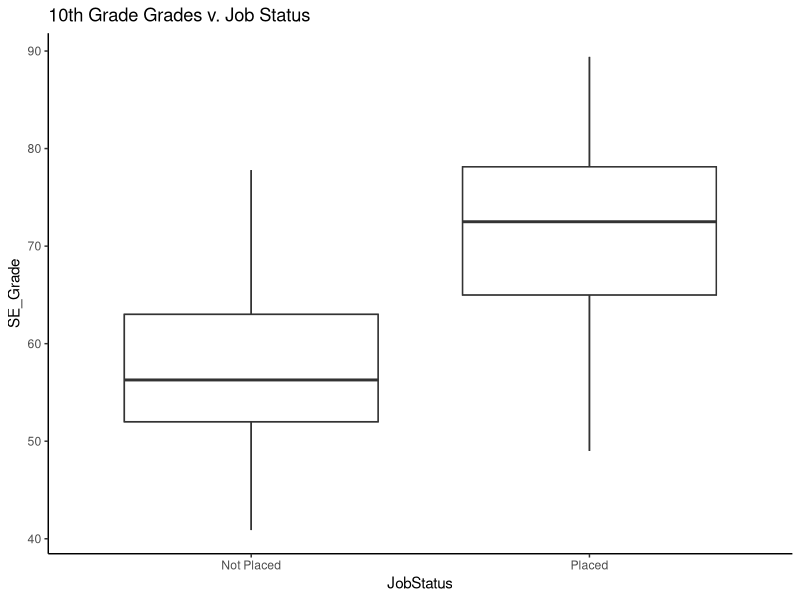
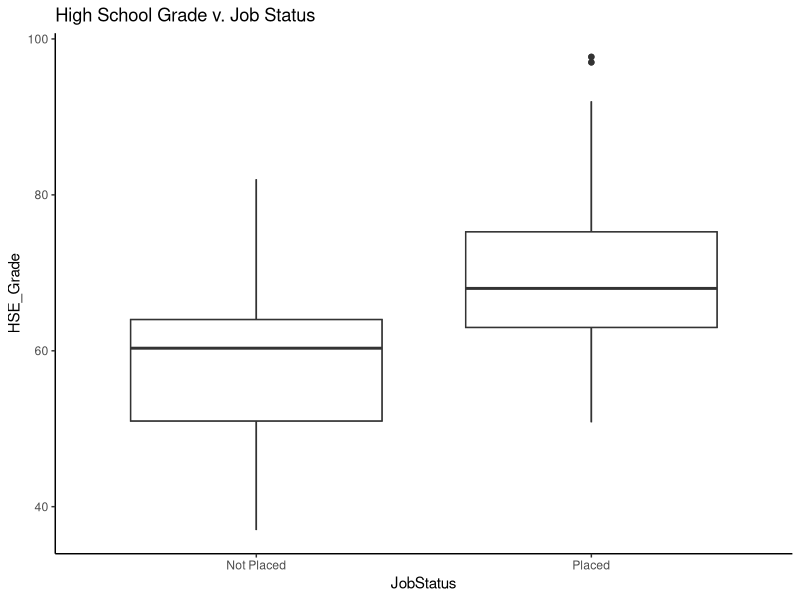
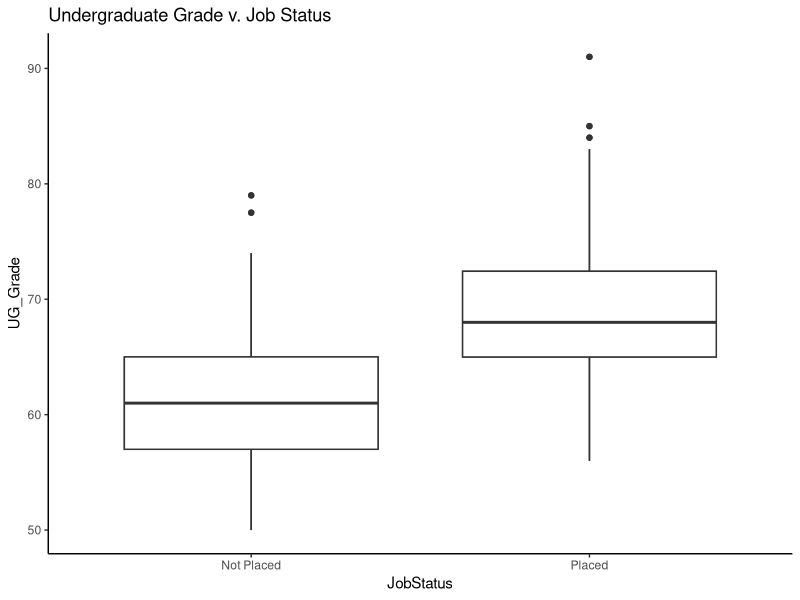
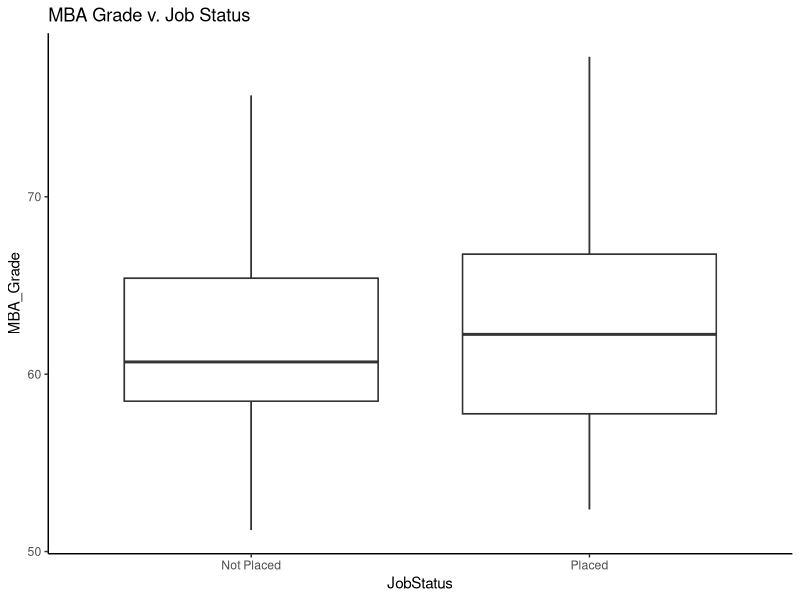
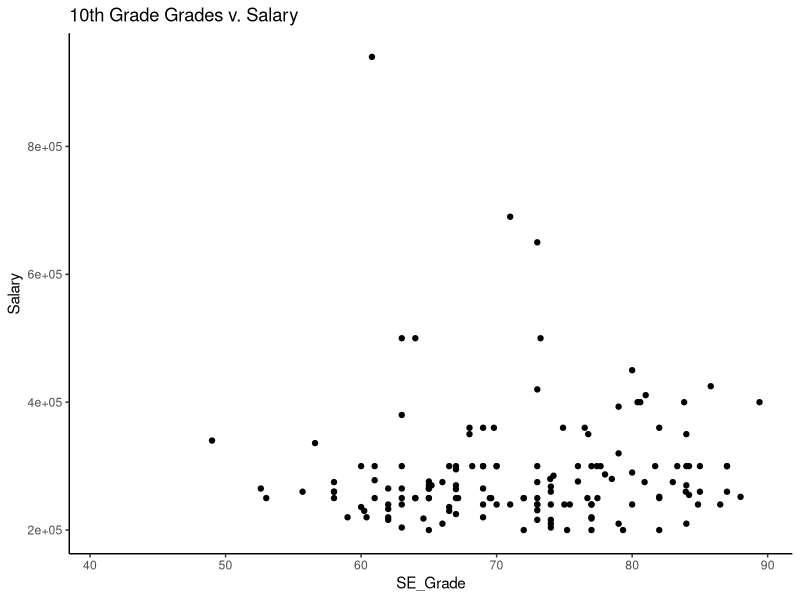
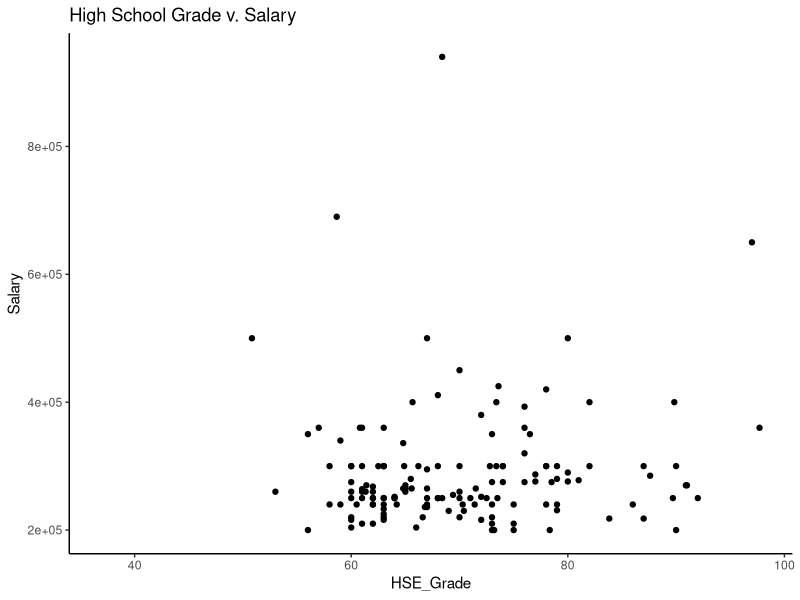
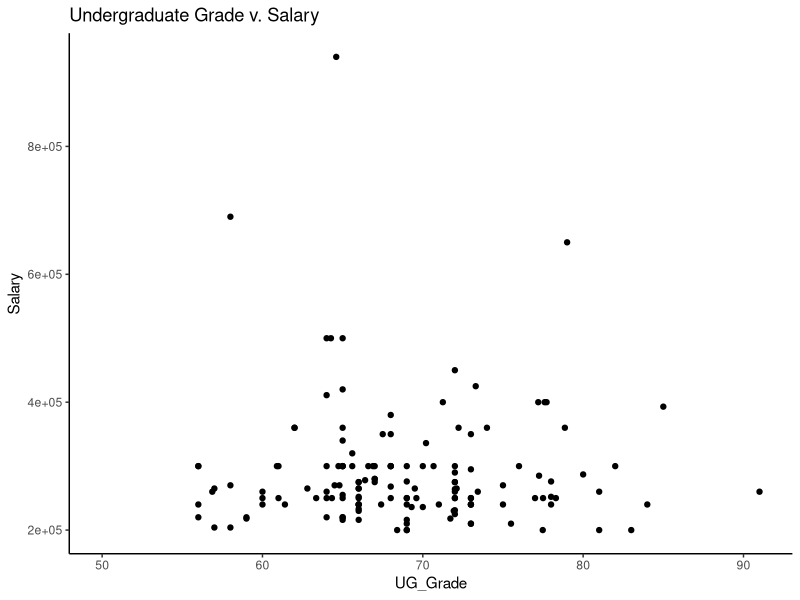
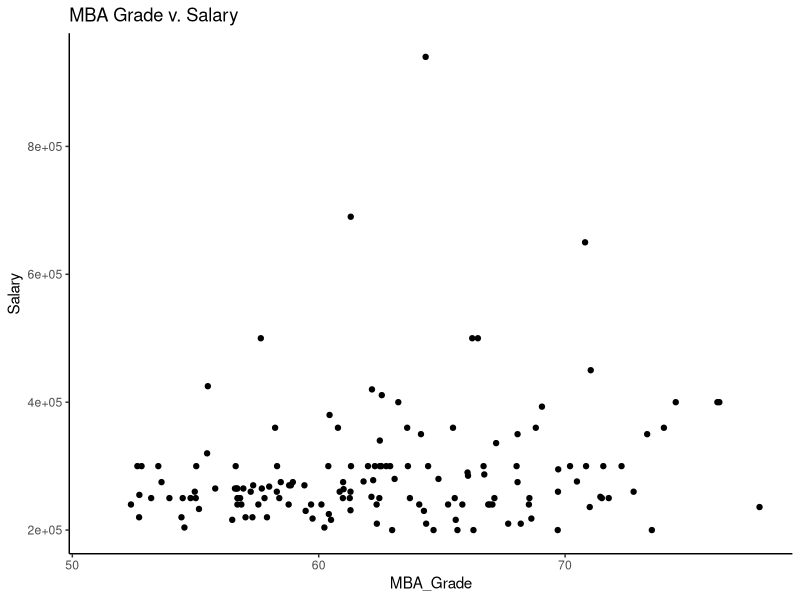

Reproduce these figures in R, in order. (Note: this script raises an error after producing the figures.)
## ---- chunk 1
knitr::opts_chunk$set(echo = TRUE)
library(tidyverse)

# Import Data Below
# read_csv()
PlacementData = read_csv('PlacementData.csv')
## ---- chunk 2
#
Q1D<- select(PlacementData,SE_Grade, HSE_Grade,UG_Grade, MBA_Grade, JobStatus) %>% group_by(JobStatus) 
ggplot(Q1D,aes(x=SE_Grade,y=JobStatus))+ geom_boxplot() + coord_flip() + stat_boxplot() + ggtitle("10th Grade Grades v. Job Status") +theme_classic()
ggplot(Q1D,aes(x=HSE_Grade,y=JobStatus))+ geom_boxplot() + coord_flip() + stat_boxplot() + ggtitle("High School Grade v. Job Status") +theme_classic()
ggplot(Q1D,aes(x=UG_Grade,y=JobStatus))+ geom_boxplot() + coord_flip()+ stat_boxplot() + ggtitle("Undergraduate Grade v. Job Status")+ theme_classic()
ggplot(Q1D,aes(x=MBA_Grade,y=JobStatus))+ geom_boxplot() + coord_flip() + stat_boxplot() + ggtitle("MBA Grade v. Job Status")+ theme_classic()
## ---- chunk 3
#
Q2D<- select(PlacementData,SE_Grade, HSE_Grade,UG_Grade, MBA_Grade, Salary) %>% group_by(Salary)
ggplot(Q2D,aes(x=SE_Grade,y=Salary))+ geom_point() + ggtitle("10th Grade Grades v. Salary") + theme_classic()
ggplot(Q2D,aes(x=HSE_Grade,y=Salary))+ geom_point() + ggtitle("High School Grade v. Salary") + theme_classic()
ggplot(Q2D,aes(x=UG_Grade,y=Salary))+ geom_point() + ggtitle("Undergraduate Grade v. Salary")+ theme_classic() 
ggplot(Q2D,aes(x=MBA_Grade,y=Salary))+ geom_point() + ggtitle("MBA Grade v. Salary")+ theme_classic()
summarize(Q2D, SEmean=mean(SE_Grade), HSEmean=mean(HSE_Grade), UGmean=mean(UG_Grade), MBAmean=mean(MBA_Grade))
## ---- chunk 4
#
ggplot(PlacementData,aes(x=EmploymentTest,y=JobStatus)) + geom_boxplot() + stat_boxplot() + coord_flip() + ggtitle("Employment Test Quartiles by Job Status")+ theme_classic()
JobStatus1 <-ifelse(PlacementData$JobStatus=="Placed", 1, 0)
LM1 = lm(JobStatus1~EmploymentTest, data=PlacementData)
summary(LM1)
## ---- chunk 5
#
# Need to first drop the NAs
# Test for correlation
wo.NA = PlacementData %>% filter(!is.na(EmploymentTest) & !is.na(Salary))
cor(wo.NA$EmploymentTest, wo.NA$Salary)
wo.NA %>% ggplot(mapping=aes(x=EmploymentTest, y=Salary))+geom_point()+geom_smooth()
## ---- chunk 6
wo.NA2 = PlacementData %>% filter(!is.na(UG_Specialization) & !is.na(Salary))
wo.NA2 %>% ggplot(mapping=aes(x=UG_Specialization, y=Salary))+geom_boxplot()+geom_point(data=wo.NA2 %>% group_by(UG_Specialization) %>% summarise(deg.mean = mean(Salary)) %>% ungroup(), mapping=aes(x=UG_Specialization, y=deg.mean, color='red'))
TukeyHSD(aov(Salary~UG_Specialization, data=wo.NA2))
## ---- chunk 7
PlacementData = read_csv("PlacementData.csv")
SE_Data = select(PlacementData, "SE_Grade", "JobStatus")
SE_Data = mutate(SE_Data, Year = ifelse(is.na(SE_Grade), NA, "SE_Grade"), Grade = SE_Grade)
SE_Data1 = select(SE_Data, "Grade", "JobStatus", "Year")
HSE_Data = select(PlacementData, "HSE_Grade", "JobStatus")
HSE_Data = mutate(HSE_Data, Year = ifelse(is.na(HSE_Grade), NA, "HSE_Grade"), Grade = HSE_Grade)
HSE_Data1 = select(HSE_Data, "Grade", "JobStatus", "Year")
All_Grades = rbind(SE_Data1, HSE_Data1)
ggplot(All_Grades,aes(x=JobStatus, y=Grade, fill=Year)) +
  geom_boxplot() +
  stat_boxplot(geom = 'errorbar')
## ---- chunk 8
PlacementData = read_csv("PlacementData.csv")
SciTechUG_MktFinMBA = select(PlacementData, UG_Specialization, MBA_Specialization, Salary)
SciTechUG_MktFinMBA = mutate(SciTechUG_MktFinMBA, Special = ifelse(UG_Specialization == "Sci&Tech" & MBA_Specialization == "Mkt&Fin","SciTechUG_MktFinMBA", NA))
SciTechUG_MktHRMBA = select(PlacementData, UG_Specialization, MBA_Specialization, Salary)
SciTechUG_MktHRMBA = mutate(SciTechUG_MktHRMBA, Special = ifelse(UG_Specialization == "Sci&Tech" & MBA_Specialization == "Mkt&HR","SciTechUG_MktHRMBA", NA))
CommMgmtUG_MktFinMBA = select(PlacementData, UG_Specialization, MBA_Specialization, Salary)
CommMgmtUG_MktFinMBA = mutate(CommMgmtUG_MktFinMBA, Special = ifelse(UG_Specialization == "Comm&Mgmt" & MBA_Specialization == "Mkt&Fin","CommMgmtUG_MktFinMBA", NA))
CommMgmtUG_MktHRMBA = select(PlacementData, UG_Specialization, MBA_Specialization, Salary)
CommMgmtUG_MktHRMBA = mutate(CommMgmtUG_MktHRMBA, Special = ifelse(UG_Specialization == "Comm&Mgmt" & MBA_Specialization == "Mkt&HR","CommMgmtUG_MktHRMBA", NA))
OtherUG_MktFinMBA = select(PlacementData, UG_Specialization, MBA_Specialization, Salary)
OtherUG_MktFinMBA = mutate(OtherUG_MktFinMBA, Special = ifelse(UG_Specialization == "Others" & MBA_Specialization == "Mkt&Fin","OtherUG_MktFinMBA", NA))
OtherUG_MktHRMBA = select(PlacementData, UG_Specialization, MBA_Specialization, Salary)
OtherUG_MktHRMBA = mutate(CommMgmtUG_MktHRMBA, Special = ifelse(UG_Specialization == "Others" & MBA_Specialization == "Mkt&HR","OtherUG_MktHRMBA", NA))
Q8Data= rbind(SciTechUG_MktFinMBA, SciTechUG_MktHRMBA, CommMgmtUG_MktFinMBA, CommMgmtUG_MktHRMBA, OtherUG_MktFinMBA, OtherUG_MktHRMBA)
Q8Data1 = na.omit(Q8Data)
ggplot(Q8Data1, aes(x=Special, y=Salary))+
  geom_boxplot() +
  stat_boxplot(geom = 'errorbar') +
  coord_flip()
## ---- chunk 9
data <- read_csv("PlacementData.csv")
head(data)
ggplot(data, 
       aes(x = Gender, 
           fill = JobStatus)) + 
  geom_bar(position = "dodge")
## ---- chunk 10
data <- read_csv("PlacementData.csv")
head(data)
ggplot(data, 
       aes(x = WorkExp_1, 
           fill = JobStatus)) + 
  geom_bar(position = "dodge")
## ---- chunk 11
# Q1
PlacementData = read_csv("PlacementData.csv")
attach(PlacementData)
ggplot(PlacementData, aes(x=MBA_Specialization, fill=JobStatus))+
  geom_bar()
table <- table(JobStatus, MBA_Specialization) 
table 
prop.table(table)
chisq.test(table)
## ---- chunk 12
#Q2
PlacementData = read_csv("PlacementData2.csv")
JobStatus1 <-ifelse(PlacementData$JobStatus=="Placed", 1, 0)
SE_BoE1 <-ifelse(PlacementData$SE_BoE=="Central", 1, 0)
HSE_BoE1 <-ifelse(PlacementData$HSE_BoE=="Central", 1, 0)
WorkExp2 <-ifelse(PlacementData$WorkExp_1=="TRUE", 1, 0)
Gender1 <-ifelse(PlacementData$Gender=="M", 1, 0)
Reg1Place <- lm(JobStatus1 ~ Gender1+SE_Grade+SE_BoE1+HSE_Grade+HSE_BoE1+UG_Grade+WorkExp2+EmploymentTest+MBA_Grade, data = PlacementData)
summary(Reg1Place)
## ---- chunk 13
# Q4
ggplot(data=PlacementData, mapping=aes(x=UG_Grade, y=EmploymentTest, color=UG_Specialization))+geom_point()+geom_smooth()

without.UG_Specialization = lm(EmploymentTest~UG_Grade, data=PlacementData)
with.UG_Specialization = lm(EmploymentTest~UG_Grade+UG_Specialization, data=PlacementData)
smr.with.UG_Specialization = summary(with.UG_Specialization)
anova.UG_Specialization = anova(without.UG_Specialization, with.UG_Specialization)
smr.with.UG_Specialization
anova.UG_Specialization[2, 6]
